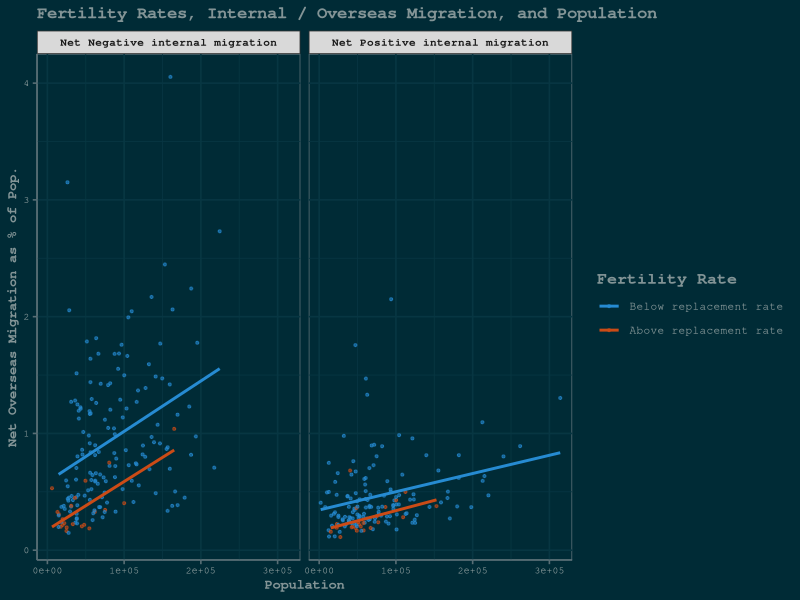

Recreate this plot in R.
## ---- chunk 1
library(tidyverse)
library(ggthemes)
## ---- chunk 2
messy_aussie_data <- read_csv("../data/ABS,ABS_REGIONAL_ASGS2021,1.3.0+CABEE_5+CABEE_15+CABEE_10+MIGRATION_7+MIGRATION_4+BD_3+BD_4+BD_2+ERP_P_20.SA3..A.csv")

aussie_data <- messy_aussie_data |>
  select(Region, `Data Item`, OBS_VALUE) |>
  mutate(`Data Item` = fct_recode(`Data Item`,
                                  "fert_rate" = "Total fertility rate (births per female) (rate)",
                                  "net_over_migr" = "Net overseas migration (no.)",
                                  "net_inter_migr" = "Net internal migration (no.)",
                                  "reg_births" = "Registered births (no.)",
                                  "reg_deaths" = "Registered deaths (no.)",
                                  "total_pop" = "Estimated resident population: Persons (no.)",
                                  "total_busi_exits" = "Total business exits (no.)",
                                  "total_busi_entr" = "Total business entries (no.)",
                                  "total_busi" = "Total businesses (no.)")) |>
  pivot_wider(names_from = `Data Item`, values_from = OBS_VALUE) |>
  filter(!is.na(fert_rate)) |>
  mutate(net_pop = reg_births - reg_deaths) |> # total births - deaths
  mutate(net_migr = net_over_migr + net_inter_migr) |> # the total change in migrants
  mutate(net_busi = total_busi_entr - total_busi_exits) |> # the total change in businesses
  mutate(pct_inter_migr = (net_inter_migr / total_pop) * 100) |> # net internal migration as a percent of total pop
  mutate(pct_over_migr = (net_over_migr / total_pop) * 100) |> # net overseas migration as a percent of total pop
  mutate(pct_migr = (net_migr / total_pop) * 100) |> # the pct change in population by migrants
  mutate(pct_pop = (net_pop / total_pop) * 100) |> # the pct change in population
  mutate(pct_busi = (net_busi / total_busi) * 100) |> # the pct change in businesses
  mutate(yn_fert_rate = cut(fert_rate,
                          breaks = c(0, 2.1, Inf),
                          labels = c("Below replacement rate", "Above replacement rate"),
                          include.lowest = TRUE)) |>
  mutate(yn_net_migr = cut(net_migr,
                          breaks = c(-99999999, 0, Inf),
                          labels = c("Lost population through migration", "Gained population through migration"),
                          include.lowest = TRUE)) |>
  mutate(yn_inter_migr = cut(net_inter_migr,
                          breaks = c(-99999999, 0, Inf),
                          labels = c("Net Negative internal migration", "Net Positive internal migration"),
                          include.lowest = TRUE)) |>
  mutate(yn_over_migr = cut(net_over_migr,
                          breaks = c(-99999999, 0, Inf),
                          labels = c("Lost population through overseas migration", "Gained population through overseas migration"),
                          include.lowest = TRUE)) |>
  mutate(yn_net_busi = cut(net_busi,
                          breaks = c(-99999999, 0, Inf),
                          labels = c("Lost more businesses than gained", "Gained more businesses than lost"),
                          include.lowest = TRUE)) |>
  filter(!is.na(yn_inter_migr))
  
summary(aussie_data)  

aussie_data
## ---- chunk 3
#| fig-cap: "A Scatterplot of Population and Overseas Migration Faceted by Internal Migration and Colored by Fertility Rate"
#| fig-alt: "There is a scatterplot which uses net overseas migration standardized as a percentage of the population on the y-axis, and the population of points on the x-axis. It is faceted by whether or not the points experienced a net positive or negative internal migration, and the points are colored either red or blue. The legend shows that red points are above replacement rate, and blue points are below. The title is 'Fertility Rates, Internal / Overseas Migration, and Population'. The points are slightly transparent, so you can see how intensely red or blue a part of the plot is where there are many points. There are trend lines for the red and blue dots on both of the scattered plots. On the net negative internal migration scatterplot, there is a similar positive correlation between population and overseas migration between red and blue points, but the red trend line starts at a lower point, nearer to 0%, while the blue trend line starts nearer to 1%. On the scatterplot for points with a net positive internal migration, there was the same positive correlation among red and blue points, but the trend lines were flatter. Again, the blue trend line started above the red point, but below 0.5% (whereas in the other scatterplot the blue trend line started above 0.5%). The red trend line starts above as close to 0% as in the previous scatterplot, and in below the blue trend line. The blue trend lines extend further on the x-axis because they have points which extend further."

ggplot(aussie_data, aes(x = total_pop, y = pct_over_migr, color = yn_fert_rate)) +
  geom_point(alpha = 0.6,
             size = 0.75) +
  facet_wrap(~yn_inter_migr) +
  geom_smooth(method = "lm",
              se = FALSE) +
  theme_solarized(light = FALSE) +
  scale_color_solarized() +
  scale_color_solarized(name = "Fertility Rate") +
  labs(x = "Population", y = "Net Overseas Migration as % of Pop.", title = "Fertility Rates, Internal / Overseas Migration, and Population") +
  theme(axis.title = element_text(size = 10, family = "mono", face = "bold"),
        plot.title = element_text(size = 12.5, family = "mono", face = "bold"),
        axis.text = element_text(size = 7, family = "mono", color = "#93a1a1"),
        legend.title = element_text(size = 12, family = "mono", face = "bold"),
        legend.text = element_text(size = 8, family = "mono", color = "#93a1a1"),
        strip.text = element_text(size = 8, family = "mono", face = "bold"))
